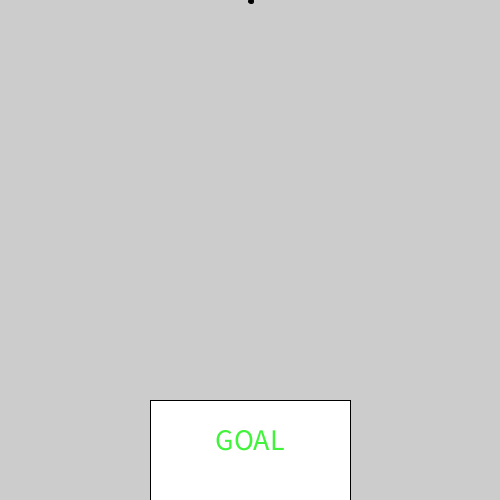
Frame 1 (no input)
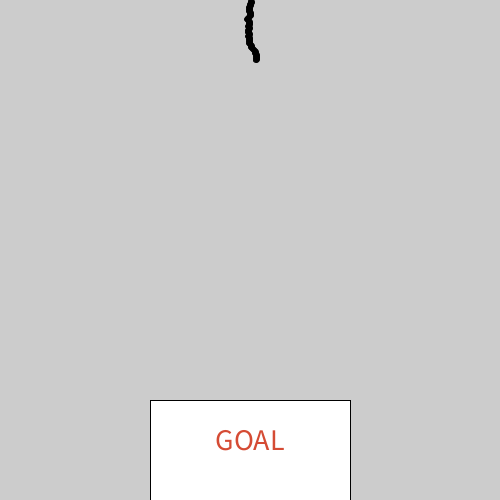
Frame 60 (the mouse pressed at the canvas centre just before this capture)
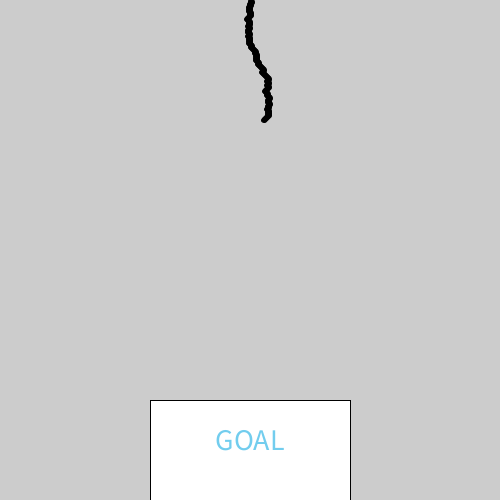
Frame 120 (the mouse held since frame 60 and released just before this capture)

The Processing sketch that drew these frames (run headless with seeded random() and noise(); from frame 60 on, the mouse is pressed at the canvas centre):

// Processing sketch: random_ellipse
// ── random_ellipse.pde
float x,y;

void setup(){
  size(500,500);
  x=width/2;
  y=0;
  textAlign(CENTER);
  textSize(30);
  //frameRate(5);
}

void draw(){
  x+=int(random(2))*2-1;
  y+=1;
  fill(0);
  ellipse(x,y,5,5);
  if(x>width){
    x=0;
  }else if(x<0){
    x=width;
  }
  if(y>height){
    y=0;
  }
  println(x);
  println(y);
  fill(255);
  rect(150,400,200,100);
  fill(random(256),random(256),random(256));
  text("GOAL",250,450);
}
